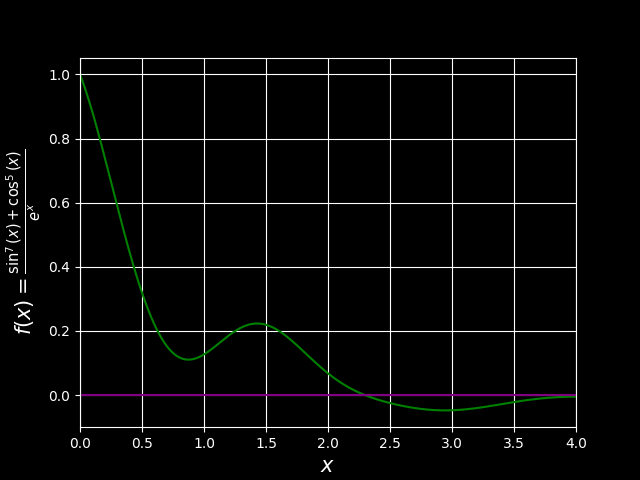

This figure's Python source:
import numpy as np
import matplotlib.pyplot as plt

def f(x_inp:np.ndarray):
    return (np.sin(x_inp)**7 +np.cos(x_inp)**5)/np.exp(x_inp)

steps = 0.01
x_inp = np.arange(0,4.01,steps)
# print(x_inp)

plt.rcParams["text.usetex"] = False #set to False so that matplotlib will use its own rendering for Latex (as Latex isn't installed on my system)

# print(plt.style.available)
plt.style.use('dark_background')
plt.plot(x_inp, f(x_inp), color = 'green')
plt.plot(x_inp,np.zeros((401,)), color = 'purple') # showing the x-axis to separate 1st and 4th quadrant
plt.xlim(0,4)
plt.grid()
plt.xlabel('x')
plt.ylabel(r'$f(x) = \frac{\sin^7(x) + \cos^5(x)}{e^x}$')
plt.savefig("Q.4.png")
# plt.show()